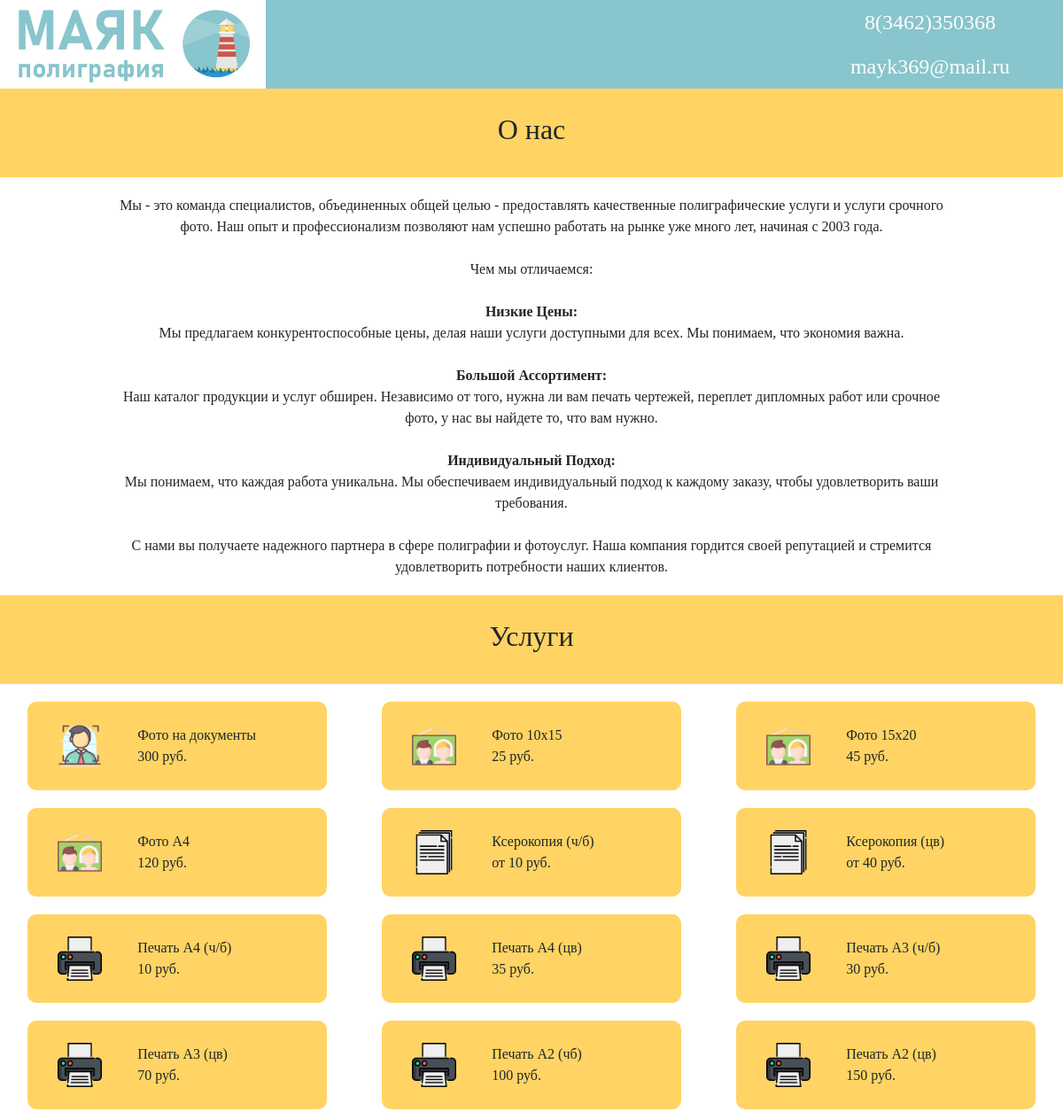
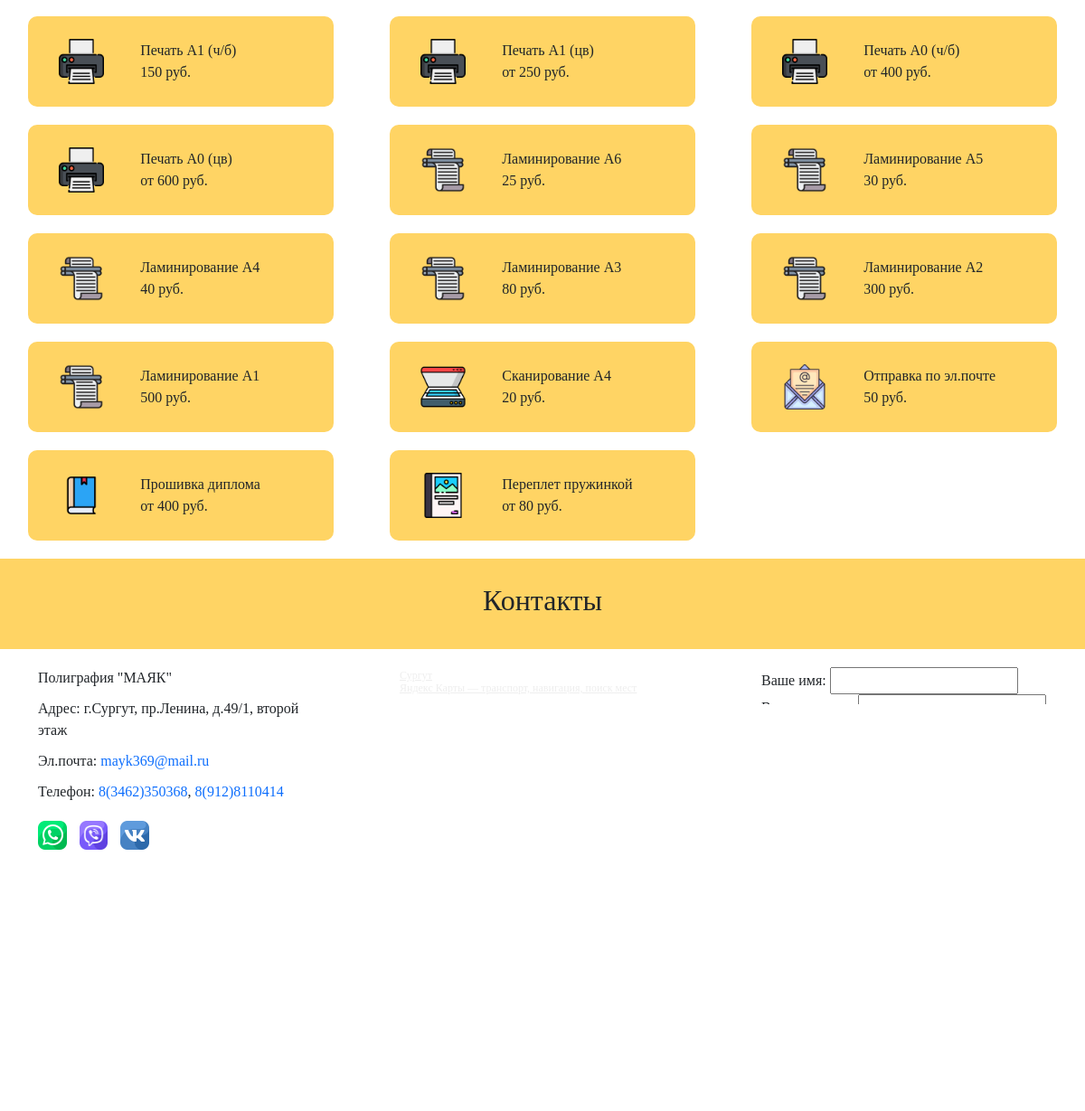
The page / on the database its author committed (2 pictures, top to bottom).
### MAYK/models.py (models this page shows, shortened)
class Price(models.Model):
    title = models.CharField('Название', max_length=100)
    cena = models.CharField('Цена',max_length=100)
    image = models.CharField('Картинка', max_length=100)
    pass
    class Meta:
        verbose_name = 'Услуга'
        verbose_name_plural = 'Услуги'

### MAYK/views.py (the view)
# urls.py: path('',views.index,name='home')
def index(request):
    prices = Price.objects.all()
    if request.method == "POST":
        forma = Form_Help(request.POST)
        if forma.is_valid():
            name = forma.cleaned_data["name"]
            pochta = forma.cleaned_data["pochta"]
            message = forma.cleaned_data["message"]
            send_mail(
                f"",
                f"Сообщение от пользователя - {name}:\n{message}\nПочта отправителя - {pochta} ",
                from_email="267179@bk.ru",
                recipient_list=["267179@bk.ru"],
                fail_silently=False
            )
    else:
        forma = Form_Help()
    data = {
        'prices': prices,
        'forma': forma
    }
    return render(request,'index.html', context=data)

### MAYK/forms.py
class Form_Help(forms.Form):
    name = forms.CharField(label='Ваше имя', max_length=20)
    pochta = forms.EmailField(label='Ваша эл.почта')
    message = forms.CharField(label='Ваше сообщение', widget=forms.Textarea())

### templates/index.html (shortened to what this page needs)
<!DOCTYPE html>
{% load static %}
<html lang="ru">
<head>
    <link rel="stylesheet" href="{% static 'css/index.css' %}">
    <link rel="stylesheet" href="{% static 'bootstrap-5.0.1-dist/css/bootstrap.min.css' %}">
</head>
<body>
    <header class='header'>
        <div class="container-fluid">
            <div class="row">
                <div class="col-xs-12 col-sm-12 col-md-12 col-lg-4 col-xl-3 headlogo">
                    <div><img src="{% static 'img/logo.png' %}"></div>
                </div>
                <div class="col-xs-0 col-sm-0 col-md-0 col-lg-4 col-xl-6 headspace"></div>
                <div class="col-xs-12 col-sm-12 col-md-12 col-lg-4 col-xl-3 headcontact">
                    <div><a href="tel:+73462350368">8(3462)350368</a></div>
                    <div><a href="mailto:mayk369@mail.ru">mayk369@mail.ru</a></div>
                </div>
            </div>
        </div>
    </header>
    <main class='main'>
        <div class="about">
            <div class="titleabouttext">
                <h2>О нас</h2>
            </div>
            <div class="container-fluid">
                <div class="row">
                    <div class="col-md-12 col-sm-12">
                        <div class="textabouttext">
                            Мы - это команда специалистов, объединенных общей целью -
                            предоставлять качественные полиграфические услуги и услуги срочного фото.
                            Наш опыт и профессионализм позволяют нам успешно работать на рынке уже много лет, начиная с 2003 года. <br><br>
                            Чем мы отличаемся: <br><br>
                            <b>Низкие Цены:</b> <br>
                            Мы предлагаем конкурентоспособные цены, делая наши услуги доступными для всех.
                            Мы понимаем, что экономия важна. <br><br>
                            <b>Большой Ассортимент:</b> <br>
                            Наш каталог продукции и услуг обширен. Независимо от того, нужна ли вам печать чертежей,
                            переплет дипломных работ или срочное фото, у нас вы найдете то, что вам нужно. <br><br>
                            <b>Индивидуальный Подход:</b> <br>
                            Мы понимаем, что каждая работа уникальна. Мы обеспечиваем индивидуальный подход к каждому заказу,
                            чтобы удовлетворить ваши требования. <br><br>
                            С нами вы получаете надежного партнера в сфере полиграфии и фотоуслуг.
                            Наша компания гордится своей репутацией и стремится удовлетворить потребности наших клиентов.
                        </div>
                    </div>
                </div>
            </div>
        </div>
        <div class="price" >
            <div class="titlepricetext">
                <h2>Услуги</h2>
            </div>
            <div class="container-fluid">
                <div class="row">
                    {% for i in prices %}
                    <div class="col-xs-12 col-sm-12 col-md-12 col-lg-6 col-xl-4 colprice">
                        <div class="boxprice">
                            <div class="priceimg">
                                <img src="{% static i.image %}" width="100%">
                            </div>
                            <div class="priceinfo">
                                <div>{{ i.title }}</div>
                                <div>{{ i.cena }}</div>
                            </div>
                        </div>
                    </div>
                    {% endfor %}
                </div>
            </div>
        </div>
        <div class="contacts">
            <div class="titlecontactstext">
                <h2>Контакты</h2>
            </div>
            <div class="container-fluid">
                <div class="row">
                    <div class="col-lg-4 col-md-12 col-sm-12 contactsall">
                        <div class="contactsalltext">
                            <div>Полиграфия "МАЯК"</div>
                            <div>Адрес: г.Сургут, пр.Ленина, д.49/1, второй этаж</div>
                            <div class="ssilka">Эл.почта: <a href="mailto:mayk369@mail.ru">mayk369@mail.ru</a></div>
                            <div class="ssilka">Телефон: <a href="tel:+73462350368">8(3462)350368</a>, <a href="tel:+79128110414">8(912)8110414</a></div>
                            <div class="socialicons">
                                <a href="whatsapp://send?phone=+79128110414"><img src="{% static 'img/social/whatsapp.png' %}" width="10%"></a>
                                <a href="viber://chat?number=79128110414"><img src="{% static 'img/social/viber.png' %}" width="10%"></a>
                                <a href="https://vk.com/club195488141"><img src="{% static 'img/social/vk.png' %}" width="10%"></a>
                            </div>
                        </div>
                    </div>
                    <div class="col-lg-4 col-md-12 col-sm-12 contactsmap">
                        <div class="contactsmaphere">
                            <div style="position:relative;overflow:hidden;"><a href="https://yandex.ru/maps/973/surgut/?utm_medium=mapframe&utm_source=maps" style="color:#eee;font-size:12px;position:absolute;top:0px;">Сургут</a><a href="https://yandex.ru/maps/973/surgut/?from=mapframe&ll=73.377749%2C61.258334&source=mapframe&utm_medium=mapframe&utm_source=maps&z=18" style="color:#eee;font-size:12px;position:absolute;top:14px;">Яндекс Карты — транспорт, навигация, поиск мест</a><iframe src="https://yandex.ru/map-widget/v1/?from=mapframe&ll=73.377749%2C61.258334&source=mapframe&utm_source=mapframe&z=18" width="560" height="400" frameborder="1" allowfullscreen="true" style="position:relative;"></iframe></div>
                        </div>
                    </div>
                    <div class="col-lg-4 col-md-12 col-sm-12 contactsforma">
                        <div class="contactsformahere">
                            <form method="post">
                                {{ forma.as_div }}
                                <div class="submit"><button type="submit">Отправить</button></div>
                            </form>
                        </div>
                    </div>
                </div>
            </div>
        </div>
    </main>
    <footer class='footer'>
        <div class="container-fluid">
            <div class="row">
                <div class="col-md-12 col-sm-12 footertext">
                </div>
            </div>
        </div>
    </footer>
</body>
</html>

### MAYK/static/css/index.css (style rules this page uses)
* { font-family: Bahnschrift; }
.header { background-color: rgb(136, 197, 204); font-size: x-large; padding-left: 0; }
.about, .contacts, .price { background-color: white; margin: 0%; }
.headlogo { display: flex; align-items: center; font-size: xx-large; justify-content: center; background-color: white; }
.headlogo img { height: 100px; }
.headspace { width: min-content; }
.headcontact { align-items: center; height: 100px; }
.headcontact>div { height: 50px; display: flex; align-items: center; justify-content: center; }
.headcontact a { text-decoration: none; color: white; }
.titleabouttext, .titlecontactstext, .titlepricetext { background-color: rgb(255,212,100); height: 100px; text-align: center; display: flex; align-items: center; justify-content: center; margin: 0%; }
.contactsalltext, .contactsmaphere, .contactsformahere { text-align: left; padding-top: 20px; padding-bottom: 20px; padding-left: 30px; padding-right: 30px; }
.textabouttext { text-align: center; padding-top: 20px; padding-bottom: 20px; padding-left: 10%; padding-right: 10%; }
.price { padding-bottom: 20px; }
.boxprice { background-color: rgb(255,212,100); border-radius: 10px; display: flex; align-items: center; text-align: left; gap: 2%; height: 100px; margin-top: 20px; margin-left: 5%; margin-right: 5%; }
.priceimg { width: 50px; margin: 10%; }
.priceinfo { text-align: left; margin: 10%; margin-left: 0%; }
.contactsalltext { display: flex; flex-direction: column; gap: 10px; }
.socialicons { margin-top: 10px; }
.socialicons>a { margin-right: 10px; }
.footer { background-color:rgb(14, 86, 122); color: white; text-align: center; padding: 20px; }
.ssilka>a { text-decoration: none; }

### rows shown on the page
Price: image (picture), title "Фото на документы", cena "300 руб."
Price: image (picture), title "Фото 10х15", cena "25 руб."
Price: image (picture), title "Фото 15х20", cena "45 руб."
Price: image (picture), title "Фото А4", cena "120 руб."
Price: image (picture), title "Ксерокопия (ч/б)", cena "от 10 руб."
Price: image (picture), title "Ксерокопия (цв)", cena "от 40 руб."
Price: image (picture), title "Печать А4 (ч/б)", cena "10 руб."
Price: image (picture), title "Печать А4 (цв)", cena "35 руб."
Price: image (picture), title "Печать А3 (ч/б)", cena "30 руб."
Price: image (picture), title "Печать А3 (цв)", cena "70 руб."
Price: image (picture), title "Печать А2 (чб)", cena "100 руб."
Price: image (picture), title "Печать А2 (цв)", cena "150 руб."
Price: image (picture), title "Печать А1 (ч/б)", cena "150 руб."
Price: image (picture), title "Печать А1 (цв)", cena "от 250 руб."
Price: image (picture), title "Печать А0 (ч/б)", cena "от 400 руб."
Price: image (picture), title "Печать А0 (цв)", cena "от 600 руб."
Price: image (picture), title "Ламинирование А6", cena "25 руб."
Price: image (picture), title "Ламинирование А5", cena "30 руб."
Price: image (picture), title "Ламинирование А4", cena "40 руб."
Price: image (picture), title "Ламинирование А3", cena "80 руб."
Price: image (picture), title "Ламинирование А2", cena "300 руб."
Price: image (picture), title "Ламинирование А1", cena "500 руб."
Price: image (picture), title "Сканирование А4", cena "20 руб."
Price: image (picture), title "Отправка по эл.почте", cena "50 руб."
Price: image (picture), title "Прошивка диплома", cena "от 400 руб."
Price: image (picture), title "Переплет пружинкой", cena "от 80 руб."
